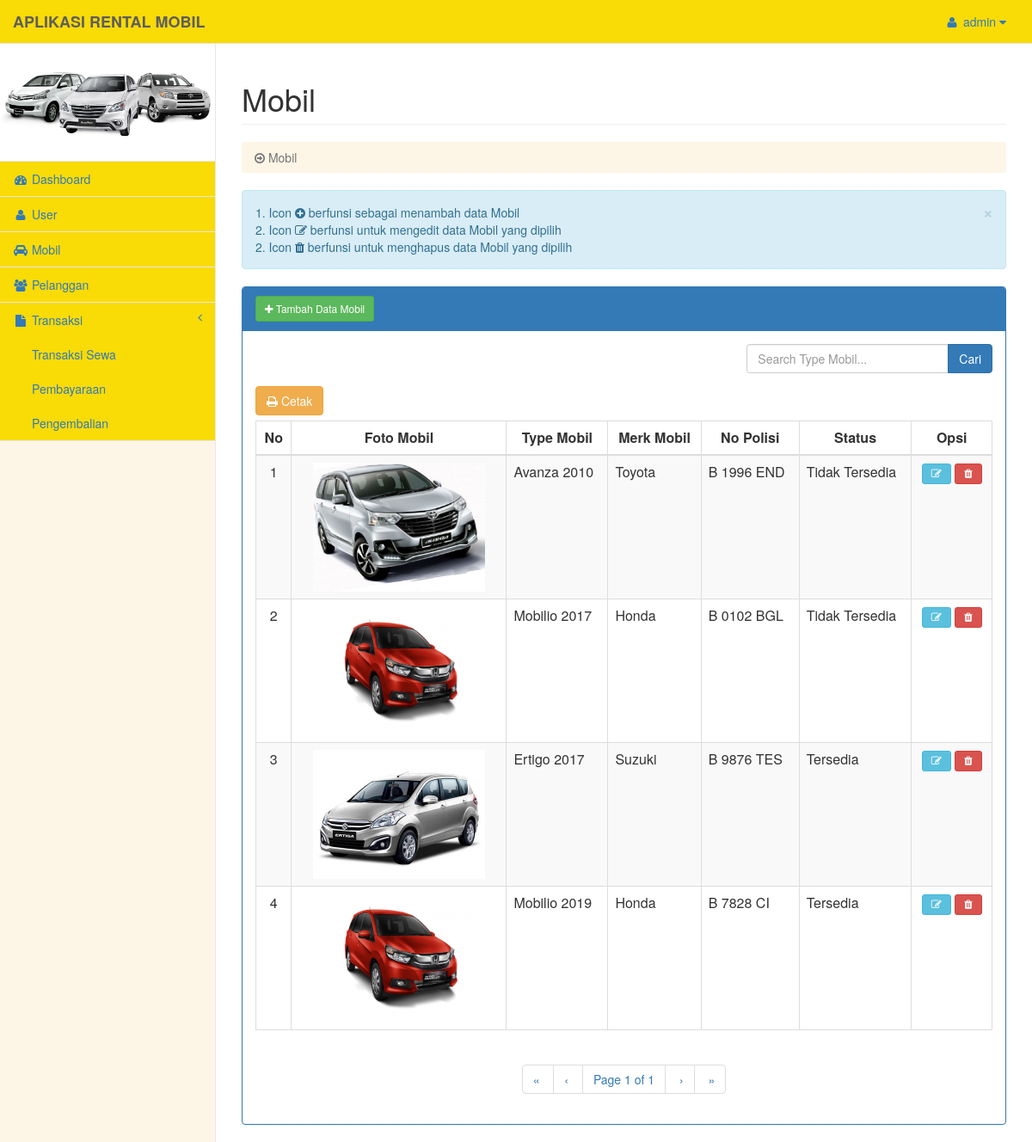
/mobil/index.php (signed in), run on the app's committed database.
### tables this page shows
CREATE TABLE IF NOT EXISTS `tb_user` (
`id_user` int(5) NOT NULL,
  `username` varchar(25) NOT NULL,
  `password` varchar(100) NOT NULL
);

CREATE TABLE IF NOT EXISTS `tb_mobil` (
`id_mobil` int(5) NOT NULL,
  `foto_mobil` varchar(25) NOT NULL,
  `id_jenis` int(5) NOT NULL,
  `type_mobil` varchar(25) NOT NULL,
  `merk` varchar(25) NOT NULL,
  `no_polisi` varchar(12) NOT NULL,
  `warna` varchar(25) NOT NULL,
  `harga` int(15) NOT NULL,
  `status` int(5) NOT NULL
);

### pengguna.php (called while the page is built)
<?php
$admin 			= $_SESSION['username'];
$data_us		= mysql_query("SELECT * FROM tb_user  WHERE username  ='$admin'");
$nama 			= mysql_fetch_object($data_us);
?>

### mobil/index.php (the view, shortened to what this page needs)
<?php
$root = '../';
include "../koneksi.php";
include "../pengguna.php";
include "../pagination.php";
if (isset($_REQUEST['keyword']) && $_REQUEST['keyword']<>""){
$keyword	= $_REQUEST['keyword'];
$reload		= "index.php?pagination=true&keyword=$keyword";
$sql 		= "SELECT tb_mobil.id_mobil, tb_mobil.foto_mobil, tb_jenis.nama_jenis, tb_mobil.type_mobil, tb_mobil.merk, tb_mobil.no_polisi, tb_mobil.warna, tb_mobil.harga, tb_mobil.status from mobilrental.tb_jenis inner join mobilrental.tb_mobil on (tb_jenis.id_jenis = tb_mobil.id_jenis) WHERE type_mobil LIKE '%$keyword%' ORDER BY id_mobil asc";
$result = mysql_query($sql);
}else{
$reload = "index.php?pagination=true";
$sql    = "SELECT tb_mobil.id_mobil, tb_mobil.foto_mobil, tb_jenis.nama_jenis, tb_mobil.type_mobil, tb_mobil.merk, tb_mobil.no_polisi, tb_mobil.warna, tb_mobil.harga, tb_mobil.status from mobilrental.tb_jenis inner join mobilrental.tb_mobil on (tb_jenis.id_jenis = tb_mobil.id_jenis) ORDER BY id_mobil asc";
$result = mysql_query($sql);
}
$rpp 		= 5;
$page 		= intval($_GET["page"]);
if($page<=0) $page = 1;
$tcount 	= mysql_num_rows($result);
$tpages 	= ($tcount) ? ceil($tcount/$rpp) : 1;
$count		= 0;
$i 			= ($page-1)*$rpp;
$no_urut	= ($page-1)*$rpp;
?>
<!DOCTYPE html>
<html lang="en">
<head>
    <link href="../assets/vendor/bootstrap/css/bootstrap.min.css" rel="stylesheet">
    <link href="../assets/dist/css/template.css" rel="stylesheet">
    <link href="../assets/vendor/font-awesome/css/font-awesome.min.css" rel="stylesheet" type="text/css">
</head>
<body>
    <div id="wrapper">
        <?php
			include '../sidebar.php' ;
		?>
        <div id="page-wrapper">
            <div class="row">
                <div class="col-lg-12">
                    <h1 class="page-header">Mobil</h1>
					<ol class="breadcrumb">
                            <li class="active">
                                <i class="fa fa-arrow-circle-o-right"></i> Mobil
                            </li>
                    </ol>
                </div>
            </div>
            <div class="row">
				<div class="col-md-12">
					<div class="alert alert-info alert-dismissable">
                        <button type="button" class="close" data-dismiss="alert" aria-hidden="true">&times;</button>
                        1. Icon <i class="fa fa-plus-circle"></i> berfunsi sebagai menambah data Mobil <br>
						2. Icon <i class="fa fa-edit"></i> berfunsi untuk mengedit data Mobil yang dipilih <br>
						2. Icon <i class="fa fa-trash"></i> berfunsi untuk menghapus data Mobil yang dipilih
					</div>
					<div class="panel panel-primary">
                        <div class="panel-heading">
						<button data-toggle="modal" data-target="#myModal" class="btn btn-success btn-sm"><span class="fa fa-plus"></span> Tambah Data Mobil</button></div>
                        <div class="panel-body">
							<div class="col-lg-8">
							</div>
							<div>
								<form method="post" action="index.php">
									<div class="form-group input-group">
										<input type="text" name="keyword" class="form-control" placeholder="Search Type Mobil..." value="<?php echo $_REQUEST['keyword']; ?>">
										<span class="input-group-btn">
											<button class="btn btn-primary" type="submit">Cari
											</button>
										</span>
									</div>
								</form>
							</div>
							<a href="laporan.php" target="_blank" class="btn btn-warning pull-left"><i class="fa fa-print"></i> Cetak</a></br></br>
                            <div class="table-responsive">
                                <table class="table table-striped table-bordered table-hover">
                                    <thead>
                                        <tr>
                                            <th><center>No</center></th>
                                            <th style="width:250px"><center>Foto Mobil</center></th>
                                            <th><center>Type Mobil<center></th>
                                            <th><center>Merk Mobil<center></th>
                                            <th><center>No Polisi</center></th>
                                            <th><center>Status<center></th>
											<th><center>Opsi</center></th>
                                        </tr>
                                    </thead>
                                    <tbody>
									<?php
										while(($count<$rpp) && ($i<$tcount)) {
										$data = mysql_fetch_array($result);
									?>
										<tr>
											<td><center><?php echo ++$no_urut; ?></center></td>
											<td align="center"><img src="gambar/<?php echo $data['foto_mobil'] ?>" width="200px" height="150px"/></td>
											<td><?php echo $data['type_mobil'] ?></td>
											<td><?php echo $data['merk'] ?></td>
											<td><?php echo $data['no_polisi'] ?></td>
											<td><?php if ($data['status'] == 1){ echo 'Tersedia'; } else { echo 'Tidak Tersedia' ;} ?></td>
											<td>
												<center>
												<a class="btn btn-sm btn-info" href="edit.php?id_mobil=<?php echo $data['id_mobil'] ?>" title="Edit Data" ><span class="fa fa-edit"></span></a>
												<a class="btn btn-sm btn-danger" href="delete.php?action=hapus&id_mobil=<?php echo $data['id_mobil'] ?>" onClick="return confirm(' Data Yakin Mau dihapus ?');" title="Hapus Data" ><span class="fa fa-trash"></span></a>
												</center>
											</td>
										</tr>
									<?php
										$i++;
										$count++;
										}
									?>
                                    </tbody>
                                </table>
								<center>
									<div><?php echo paginate_one($reload, $page, $tpages); ?></div>
								</center>
                            </div>
                        </div>
                    </div>
				</div>
            </div>
        </div>
    </div>
</body>
</html>

### koneksi.php
<?php
$host = "localhost";
$username = "root";
$password = "";
$database = "mobilrental";
$koneksi  = mysql_connect($host, $username, $password);
$pilihdatabase = mysql_select_db($database, $koneksi);
if ($pilihdatabase) echo "Berhasil terhubung";
else echo "Error";
?>

### sidebar.php (shortened to what this page needs)
<?php
include 'koneksi.php';
include 'pengguna.php';
?>
		<nav class="navbar navbar-default navbar-fixed-top" role="navigation" style="margin-bottom: 0">
            <div class="navbar-header">
                <a class="navbar-brand" href="<?php echo $root; ?>dashboard/index.php"><b>APLIKASI RENTAL MOBIL</b></a>
            </div>
            <ul class="nav navbar-top-links navbar-right">
				<li class="dropdown">
				<?php
				if ($_SESSION['username']) : ?>
                    <a class="dropdown-toggle" data-toggle="dropdown" href="#">
                        <i class="fa fa-user fa-fw"></i> <?php echo $nama->username?> <i class="fa fa-caret-down"></i>
                    </a>
				<?php endif; ?>
                </li>
            </ul>
            <div class="navbar-default sidebar" role="navigation">
                <div class="sidebar-nav navbar-collapse">
                    <ul class="nav" id="side-menu">
						<li>
							<center><img src="<?php echo $root; ?>/assets/gambar/mobil.jpg" class="img-responsive" width="100%"><span class="masked"> </span></center>
						</li>
						<li>
                            <a href="<?php echo $root; ?>dashboard/index.php"><i class="fa fa-dashboard fa-fw"></i><span class="masked"> Dashboard </span></a>
                        </li>
                        <li>
                            <a href="<?php echo $root; ?>user/index.php"><i class="fa fa-user fa-fw"></i><span class="masked"> User </span></a>
                        </li>
                        <li>
                            <a href="<?php echo $root; ?>mobil/index.php"><i class="fa fa-car fa-fw"></i><span class="masked"> Mobil </span></a>
                        </li>
						<li>
                            <a href="<?php echo $root; ?>pelanggan/index.php"><i class="fa fa-users fa-fw"></i><span class="masked"> Pelanggan </span></a>
                        </li>
						<li>
                            <a href="#"><i class="fa fa-file fa-fw"></i> Transaksi <span class="fa arrow"></span></a>
							<ul class="nav nav-second-level">
                                <li>
                                    <a href="<?php echo $root; ?>biayasewa/index.php">Transaksi Sewa</a>
                                </li>
                                <li>
                                    <a href="<?php echo $root; ?>pembayaran/index.php">Pembayaraan</a>
                                </li>
                                <li>
                                    <a href="<?php echo $root; ?>pengembalian/index.php">Pengembalian</a>
                                </li>
                            </ul>
                        </li>
                    </ul>
                </div>
            </div>
		</nav>

### pagination.php
<?php
function paginate_one($reload, $page, $tpages) {
	$firstlabel = "&laquo;&nbsp;";
	$prevlabel  = "&lsaquo;&nbsp;";
	$nextlabel  = "&nbsp;&rsaquo;";
	$lastlabel  = "&nbsp;&raquo;";
	$out = "<ul class=\"pagination\">";
	if($page>1) {
		$out.= "<li><a href=\"" . $reload . "\">" . $firstlabel . "</a></li>";
	}
	else {
		$out.= "<li><span>" . $firstlabel . "</span></li>";
	}
	if($page==1) {
		$out.= "<li><span>" . $prevlabel . "</span></li>";
	}
	elseif($page==2) {
		$out.= "<li><a href=\"" . $reload . "\">" . $prevlabel . "</a></li>";
	}
	else {
		$out.= "<li><a href=\"" . $reload . "&amp;page=" . ($page-1) . "\">" . $prevlabel . "</a></li>";
	}
	$out.= "<li><span class=\"current\">Page " . $page . " of " . $tpages ."</span></li>";
	if($page<$tpages) {
		$out.= "<li><a href=\"" . $reload . "&amp;page=" .($page+1) . "\">" . $nextlabel . "</a></li>";
	}
	else {
		$out.= "<li><span>" . $nextlabel . "</span></li>";
	}
	if($page<$tpages) {
		$out.= "<li><a href=\"" . $reload . "&amp;page=" . $tpages . "\">" . $lastlabel . "</a></li>";
	}
	else {
		$out.= "<li><span>" . $lastlabel . "</span></li>";
	}
	$out.= "</ul>";
	return $out;
}
?>

### data on the page
tb_user: username "admin"
tb_mobil: foto_mobil (picture), type_mobil "Avanza 2010", merk "Toyota", no_polisi "B 1996 END", status "Tidak Tersedia"
tb_mobil: foto_mobil (picture), type_mobil "Mobilio 2017", merk "Honda", no_polisi "B 0102 BGL", status "Tidak Tersedia"
tb_mobil: foto_mobil (picture), type_mobil "Ertigo 2017", merk "Suzuki", no_polisi "B 9876 TES", status "Tersedia"
tb_mobil: foto_mobil (picture), type_mobil "Mobilio 2019", merk "Honda", no_polisi "B 7828 CI", status "Tersedia"

### other printed values
$firstlabel "«"
$prevlabel "‹"
$page "1"
$tpages "1"
$nextlabel "›"
$lastlabel "»"
